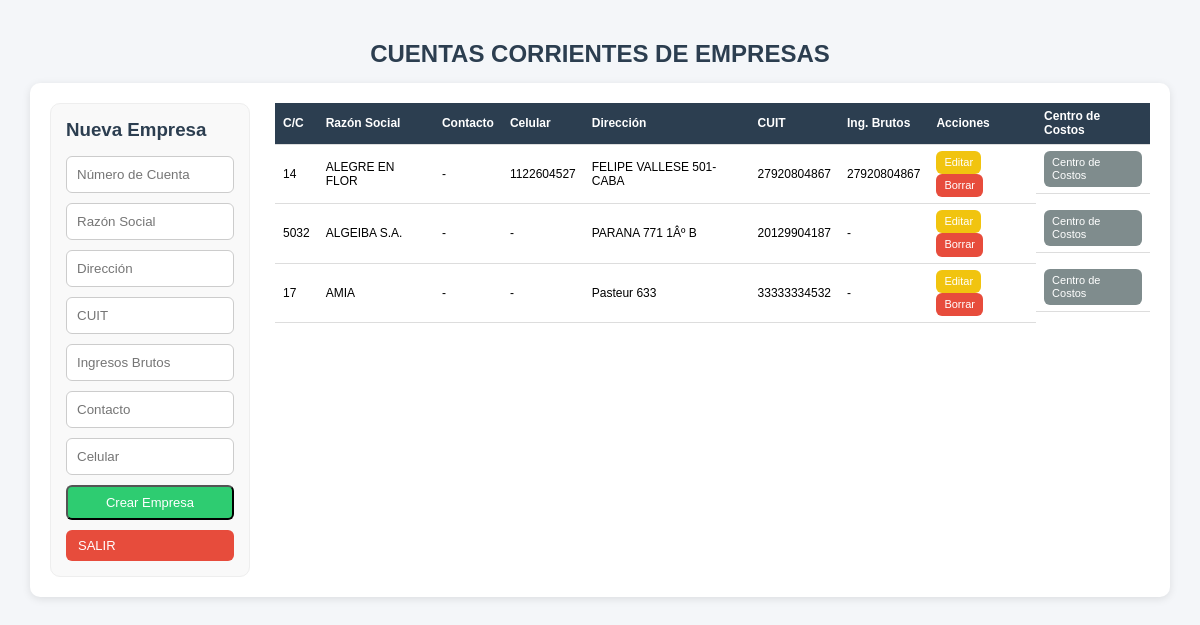
Page /php/00_administracion/cuentas_empresas/listado_empresas.php (signed in) on the earlier database version.
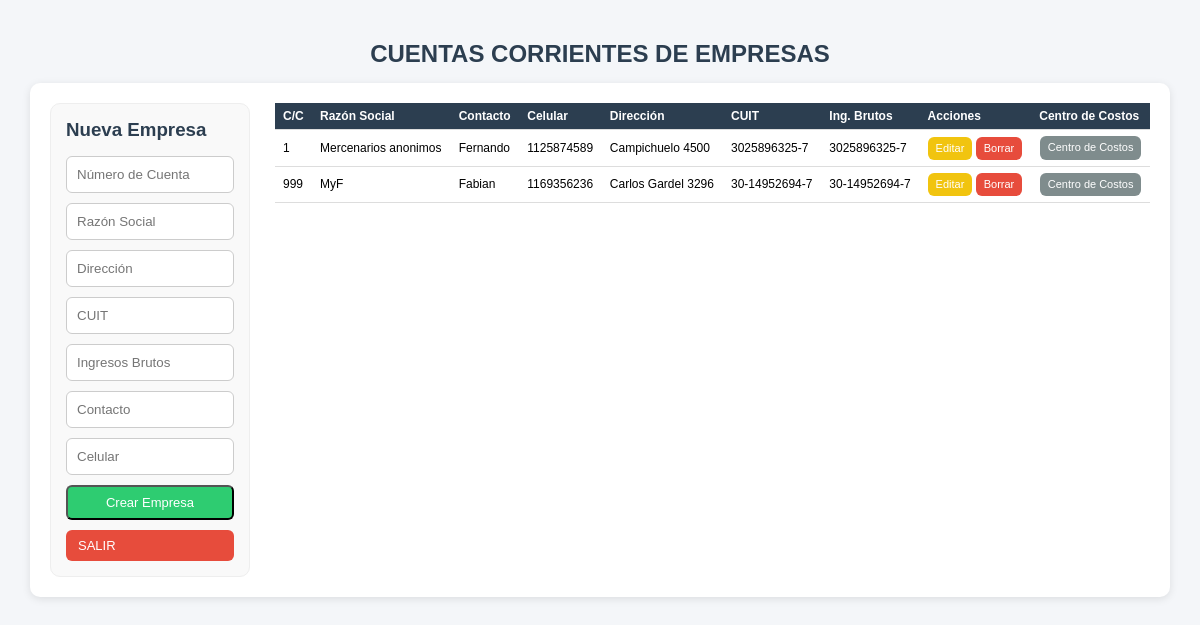
Same page on the later database version.
### tables this page shows
CREATE TABLE `cuenta_empresa` (
  `id` int(4) NOT NULL,
  `id_empresa` int(4) NOT NULL,
  `razon_social` varchar(50) NOT NULL,
  `dir` varchar(50) NOT NULL,
  `cuit` varchar(20) DEFAULT NULL,
  `inc_brutos` varchar(20) DEFAULT NULL,
  `contacto_1` varchar(50) DEFAULT NULL,
  `cel_1` int(10) DEFAULT NULL,
  `observaciones` int(4) NOT NULL
);

### funciones/funciones.php (called while the page is built, shortened)
<?php
function conexion()
{
    $host = 'localhost';
    $db   = 'app_viajes';
    $user = 'root';
    $pass = 'belgrado';
    try {
        $dsn = "mysql:host=$host;dbname=$db;charset=utf8mb4";
        $conn = new PDO($dsn, $user, $pass, [
            PDO::ATTR_ERRMODE => PDO::ERRMODE_EXCEPTION,
            PDO::ATTR_DEFAULT_FETCH_MODE => PDO::FETCH_ASSOC,
            PDO::MYSQL_ATTR_INIT_COMMAND => "SET NAMES utf8mb4"
        ]);
        return $conn;
    } catch (PDOException $e) {
        echo "Error de conexión: " . $e->getMessage();
    }
}
?>
<?php
function obtenerEmpresas()
{
    $pdo = conexion();
    $sql = "SELECT * FROM cuenta_empresa ORDER BY razon_social ASC";
    return $pdo->query($sql)->fetchAll(PDO::FETCH_ASSOC);
}

### php/00_administracion/cuentas_empresas/listado_empresas.php (the view, shortened to what this page needs)
<?php
include_once "../../../funciones/funciones.php";
$empresa = null;
$empresas = obtenerEmpresas();
?>
<!DOCTYPE html>
<html lang="es">
<head>
    <link rel="stylesheet" href="../../../css/estilos.css">
</head>
<body>
    <div class="container">
        <h2 class="text-center">
            CUENTAS CORRIENTES DE EMPRESAS
        </h2>
        <div class="card operadores-layout">
            <div class="col-form">
                <h3>
                    <?= $empresa ? "Editar Empresa" : "Nueva Empresa"; ?>
                </h3>
                <form method="POST">
                    <input
                        type="number"
                        name="numero_cuenta"
                        placeholder="Número de Cuenta"
                        value="<?= $empresa['id_empresa'] ?? '' ?>"
                        required>
                    <input
                        type="text"
                        name="razon_social"
                        placeholder="Razón Social"
                        value="<?= $empresa['razon_social'] ?? '' ?>"
                        required>
                    <input
                        type="text"
                        name="dir"
                        placeholder="Dirección"
                        value="<?= $empresa['dir'] ?? '' ?>">
                    <input
                        type="text"
                        name="cuit"
                        placeholder="CUIT"
                        value="<?= $empresa['cuit'] ?? '' ?>">
                    <input
                        type="text"
                        name="inc_brutos"
                        placeholder="Ingresos Brutos"
                        value="<?= $empresa['inc_brutos'] ?? '' ?>">
                    <input
                        type="text"
                        name="contacto_1"
                        placeholder="Contacto"
                        value="<?= $empresa['contacto_1'] ?? '' ?>">
                    <input
                        type="text"
                        name="cel_1"
                        placeholder="Celular"
                        value="<?= $empresa['cel_1'] ?? '' ?>">
                    <button
                        type="submit"
                        name="guardar"
                        class="btn btn-success">
                        <?= $empresa ? "Actualizar" : "Crear Empresa"; ?>
                    </button>
                    <a href="../../inicio_0.php" class="btn btn-danger">
                        SALIR
                    </a>
                </form>
            </div>
            <div class="col-tabla">
                <table class="table">
                    <thead>
                        <tr>
                            <th>C/C</th>
                            <th>Razón Social</th>
                            <th>Contacto</th>
                            <th>Celular</th>
                            <th>Dirección</th>
                            <th>CUIT</th>
                            <th>Ing. Brutos</th>
                            <th>Acciones</th>
                            <th>Centro de Costos</th>
                        </tr>
                    </thead>
                    <tbody>
                        <?php foreach ($empresas as $e): ?>
                            <tr>
                                <td><?= $e['id_empresa'] ?></td>
                                <td>
                                    <?= htmlspecialchars($e['razon_social']) ?>
                                </td>
                                <td>
                                    <?= htmlspecialchars($e['contacto_1'] ?? '-') ?>
                                </td>
                                <td>
                                    <?= htmlspecialchars($e['cel_1'] ?? '-') ?>
                                </td>
                                <td>
                                    <?= htmlspecialchars($e['dir'] ?? '-') ?>
                                </td>
                                <td>
                                    <?= htmlspecialchars($e['cuit'] ?? '-') ?>
                                </td>
                                <td>
                                    <?= htmlspecialchars($e['inc_brutos'] ?? '-') ?>
                                </td>
                                <td>
                                    <a
                                        href="?editar=<?= $e['id'] ?>"
                                        class="btn btn-warning">
                                        Editar
                                    </a>
                                    <a
                                        href="?borrar=<?= $e['id'] ?>"
                                        class="btn btn-danger"
                                        onclick="return confirm('¿Eliminar empresa?')">
                                        Borrar
                                    </a>
                                </td>
                                <td>
                                    <a
                                        href="centro_de_costos.php?id_empresa=<?= $e['id'] ?>"
                                        class="btn btn-gray">
                                        Centro de Costos
                                    </a>
                                </td>
                            </tr>
                        <?php endforeach; ?>
                    </tbody>
                </table>
            </div>
        </div>
    </div>
</body>
</html>

### css/estilos.css (style rules this page uses)
:root { --primary: #3498db; --success: #2ecc71; --warning: #f1c40f; --danger: #e74c3c; --dark: #2c3e50; --gray: #7f8c8d; --bg: #f4f6f9; }
* { margin: 0; padding: 0; box-sizing: border-box; }
body { font-family: Arial, sans-serif; background: var(--bg); }
.container { width: 95%; max-width: 1200px; margin: 30px auto; }
h2, h3 { margin-bottom: 15px; color: var(--dark); }
.text-center { text-align: center; }
.card { background: #fff; padding: 20px; border-radius: 10px; box-shadow: 0 2px 8px rgba(0,0,0,0.1); }
.btn { display: inline-block; padding: 8px 12px; border-radius: 6px; text-decoration: none; color: #fff; font-size: 13px; }
.btn-success { background: var(--success); }
.btn-warning { background: var(--warning); }
.btn-danger { background: var(--danger); }
.btn-gray { background: var(--gray); }
form { display: flex; flex-direction: column; gap: 10px; }
input, select { padding: 10px; border-radius: 6px; border: 1px solid #ccc; }
.table { width: 100%; border-collapse: collapse; }
.table thead { background: var(--dark); color: white; }
.table th, .table td { padding: 10px; border-bottom: 1px solid #ddd; }
.operadores-layout { display: grid; grid-template-columns: 200px 1fr !important; gap: 25px; align-items: start; }
.col-form { background: #fafafa; padding: 15px; border-radius: 8px; border: 1px solid #eee; position: sticky; top: 20px; }
.col-tabla { overflow-x: auto; }
.container { max-width: 1200px; margin: 40px auto; }
.operadores-layout { display: grid; grid-template-columns: 320px 1fr; gap: 25px; align-items: start; }
.col-form { background: #f9f9f9; padding: 15px; border-radius: 10px; }
.col-tabla { width: 100%; }
.table th, .table td { padding: 10px; text-align: left; }
.table td:last-child { display: flex; gap: 5px; justify-content: center; align-items: center; }
.table { font-size: 12px; }
.table th, .table td { padding: 6px 8px; line-height: 1.2; }
.table .btn { font-size: 11px; padding: 5px 8px; }

Differences in the rows shown:
removed cuenta_empresa: id_empresa "14", razon_social "ALEGRE EN FLOR", contacto_1 "-", cel_1 "1122604527", dir "FELIPE VALLESE 501-CABA", cuit "27920804867", inc_brutos "27920804867"
removed cuenta_empresa: id_empresa "5032", razon_social "ALGEIBA S.A.", contacto_1 "-", cel_1 "-", dir "PARANA 771 1Âº B", cuit "20129904187", inc_brutos "-"
removed cuenta_empresa: id_empresa "17", razon_social "AMIA", contacto_1 "-", cel_1 "-", dir "Pasteur 633", cuit "33333334532", inc_brutos "-"
added cuenta_empresa: id_empresa "1", razon_social "Mercenarios anonimos", contacto_1 "Fernando", cel_1 "1125874589", dir "Campichuelo 4500", cuit "3025896325-7", inc_brutos "3025896325-7"
added cuenta_empresa: id_empresa "999", razon_social "MyF", contacto_1 "Fabian", cel_1 "1169356236", dir "Carlos Gardel 3296", cuit "30-14952694-7", inc_brutos "30-14952694-7"
